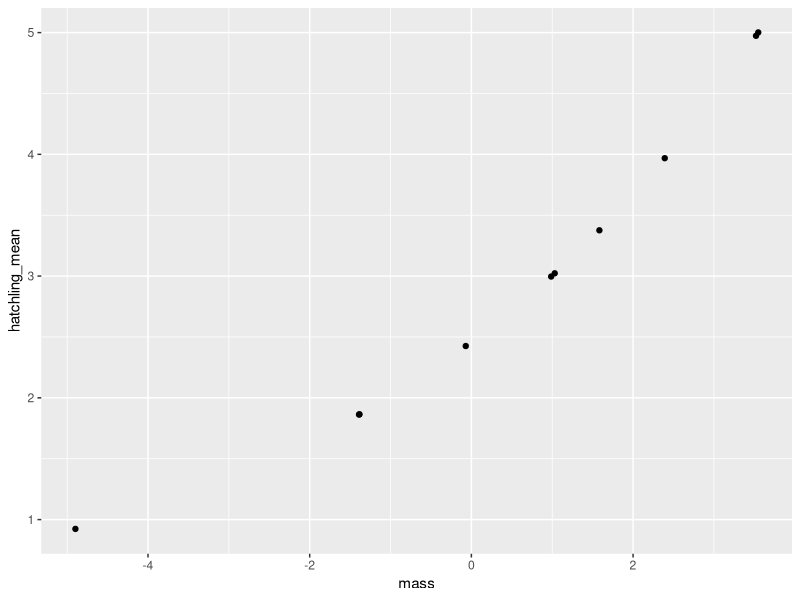
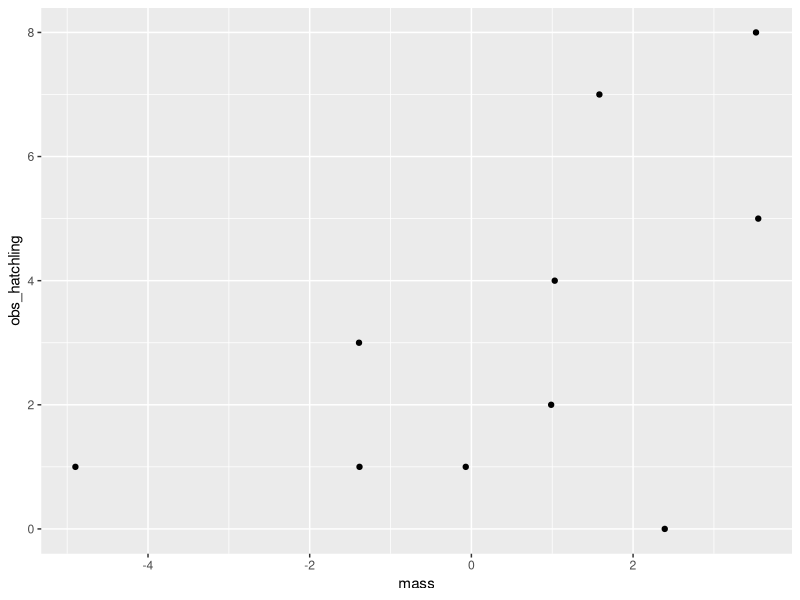
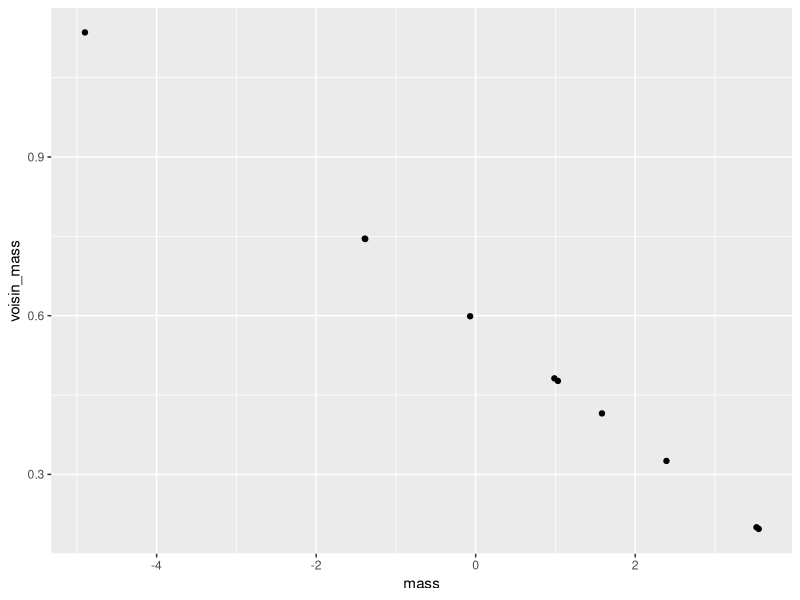
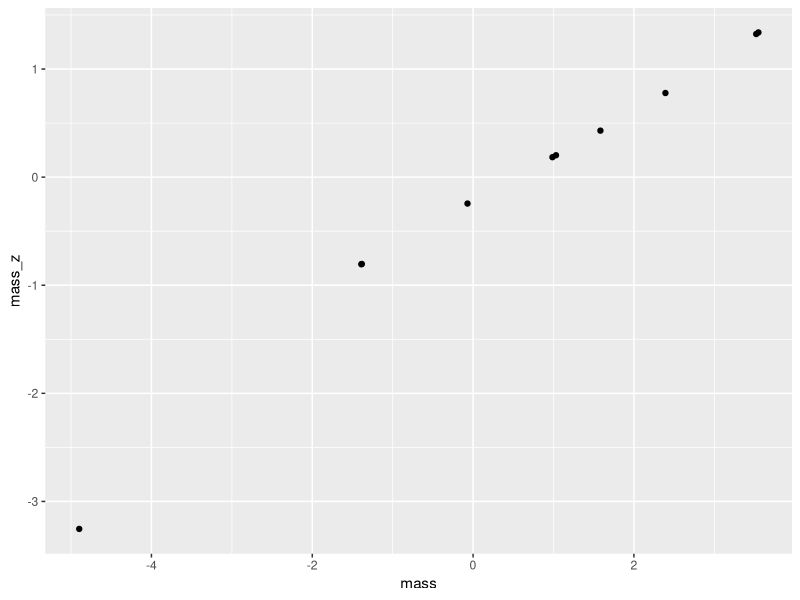
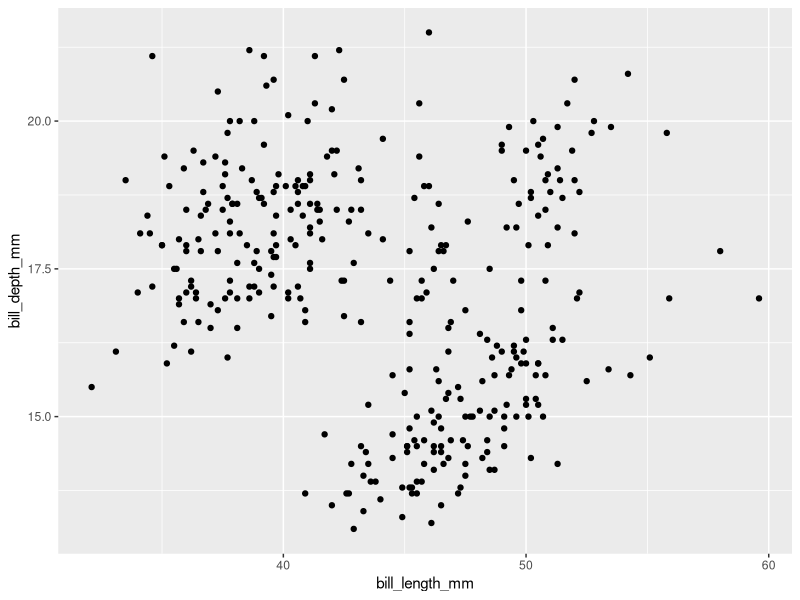
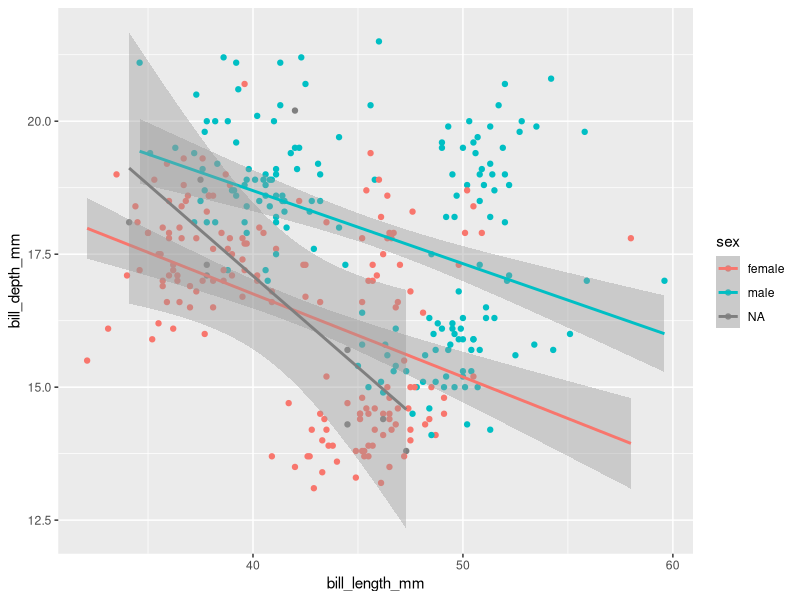
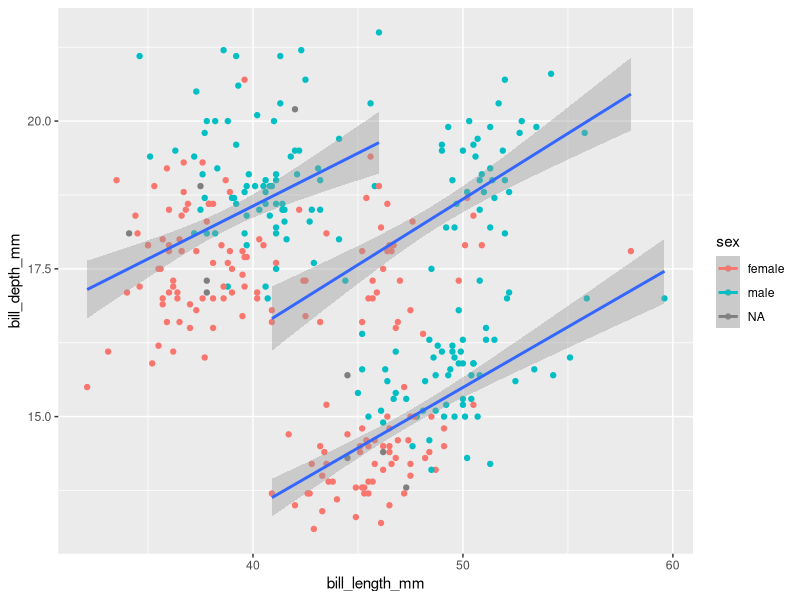

R code for these plots, in order:
## ---- chunk 1
library(tidyverse)

# one farm simulation

# fitness is the number of hatchlins which fly away.
n <- 10
hatch_avg <- tibble(id  = 1:n,
       mass = rnorm(n, mean = 0, sd = 2),
       hatchling_mean = exp(.9 + .2 * mass))
hatch_avg %>% 
  ggplot(aes(x = mass, y = hatchling_mean)) + geom_point()

## ---- chunk 2
hatch_obs <- hatch_avg %>% 
  mutate(obs_hatchling = rpois(n, hatchling_mean)) 

hatch_obs %>% 
  ggplot(aes(x = mass, y = obs_hatchling)) + geom_point()
## ---- chunk 3
m <- glm(obs_hatchling ~ mass, data = hatch_obs, family = poisson())
summary(m)
## ---- chunk 4
list_of_voisin <- hatch_obs %>% 
  rowwise %>% 
  mutate(voisin_donnee = list(hatch_obs[-id, ]))

list_of_voisin$voisin_donnee[[3]]

## ---- chunk 5
list_of_voisin %>% 
  mutate(voisin_mass = mean(voisin_donnee$mass))
## ---- chunk 6
list_of_voisin %>% 
  mutate(voisin_mass = mean(voisin_donnee$mass)) %>% 
  ggplot(aes(x = mass, y = voisin_mass)) + geom_point()
## ---- chunk 7
list_of_voisin |> 
  mutate(voisin_mean = mean(voisin_donnee$mass),
         voisin_stdv = sd(voisin_donnee$mass),
         mass_z = (mass - voisin_mean)/voisin_stdv) |> 
  ggplot(aes(x = mass, y = mass_z)) + geom_point()
## ---- chunk 8
library(palmerpenguins)
penguins

count(penguins, species, island)
## ---- chunk 9
# relation between the bill dimensions

penguins %>% 
  ggplot(aes(x = bill_length_mm, y = bill_depth_mm)) + 
  geom_point()
  
## ---- chunk 10
penguins %>% 
  ggplot(aes(x = bill_length_mm, y = bill_depth_mm, colour = sex)) + 
  geom_point() + 
  stat_smooth(method = "lm")

## ---- chunk 11
penguins %>% 
  ggplot(aes(x = bill_length_mm,group = species, y = bill_depth_mm, colour = sex)) + 
  geom_point() + 
  stat_smooth(method = "lm")
